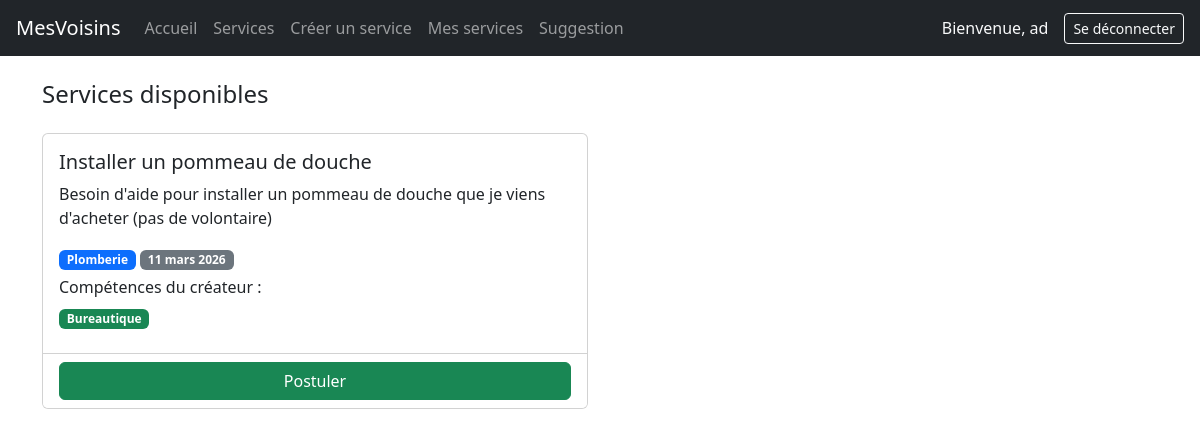
The page /app/services/ (signed in) on the database as committed earlier.
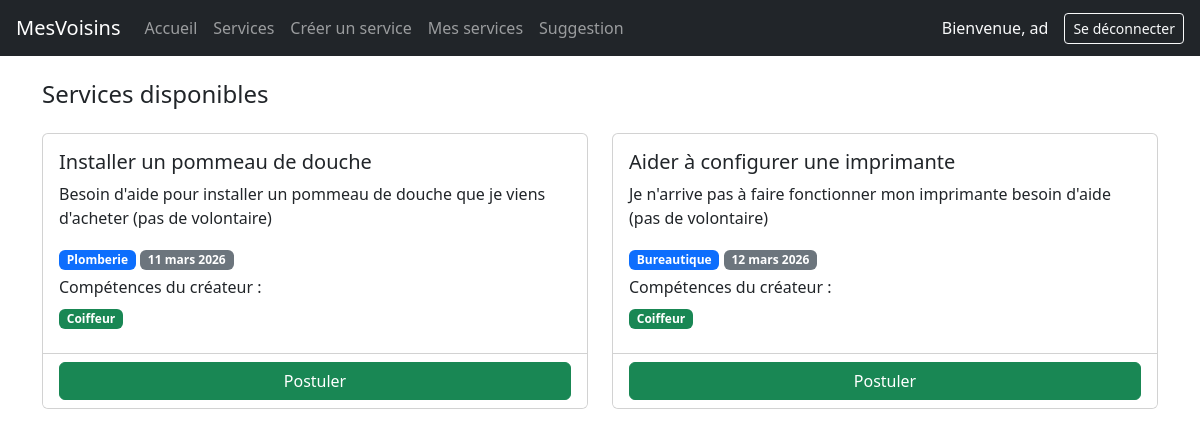
The same page on the database as committed later.
### app/models.py (models this page shows, shortened)
class Service(models.Model):
    title = models.CharField(max_length=100)
    description = models.TextField()
    skill = models.ForeignKey(Skill, on_delete=models.CASCADE)
    creator = models.ForeignKey('auth.User', on_delete=models.CASCADE, related_name='services_crees')
    volunteer = models.ForeignKey('auth.User', null=True, blank=True, on_delete=models.SET_NULL, related_name='volunteer')
    date = models.DateField()
    created_at = models.DateTimeField(auto_now_add=True)

class Skill(models.Model):
    name = models.CharField(max_length=100)
    category = models.ForeignKey('Category',null=True, blank=True, on_delete=models.CASCADE)

class UserSkill(models.Model):
    user = models.ForeignKey('auth.User', on_delete=models.CASCADE)
    skill = models.ForeignKey(Skill, on_delete=models.CASCADE)

### app/views.py (the view)
# urls.py: path("services/", views.services, name="services"),
@login_required
def services(request):
    user_services = Service.objects.filter(creator=request.user)
    services = Service.objects.filter(
    volunteer__isnull=True,
    skill__in=request.user.userskill_set.values_list('skill', flat=True)
    ).exclude(creator=request.user)
    context = {"services": services,"user_services": user_services}
    return render(request, 'services.html', context)

### app/templates/services.html (shortened to what this page needs)
{% extends "base.html" %} {% block content %}
<div class="container mt-4">
  <h4 class="mb-4">Services disponibles</h4>
  <div class="row">
    {% for service in services %} {% if not service in user_services %}
    <div class="col-md-6 mb-3">
      <div class="card h-100">
        <div class="card-body">
          <h5 class="card-title">{{ service.title }}</h5>
          <p class="card-text">{{ service.description }}</p>
          <div class="mb-2">
            <span class="badge bg-primary">{{ service.skill.name }}</span>
            <span class="badge bg-secondary">{{ service.date }}</span>
          </div>
          <div class="mb-2">
            <h6>Compétences du créateur :</h6>
            {% for skill in service.creator.userskill_set.all %}
            <span class="badge bg-success">{{ skill.skill.name }}</span>
            {% endfor %}
          </div>
        </div>
        <div class="card-footer bg-white">
          <form action="{% url 'app:postulez' service.id %}" method="post">
            <button type="submit" class="btn btn-success w-100">
              Postuler
            </button>
          </form>
        </div>
      </div>
    </div>
    {% endif %} {% endfor %}
  </div>
</div>
{% endblock %}

Rows that differ between the two databases and show on the page:
changed Service "Installer un pommeau de douche": loses UserSkill (skill.name "Bureautique")
added UserSkill: skill.name "Coiffeur"
now on this page (row edited): Service: title "Aider à configurer une imprimante", description "Je n'arrive pas à faire fonctionner mon imprimante besoin d'aide (pas de volontaire)", skill.name "Bureautique", date "12 mars 2026"
